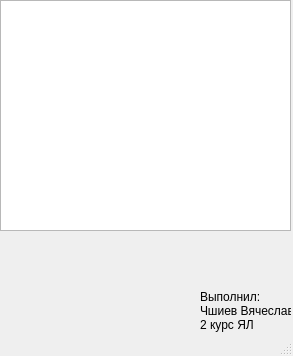
<?xml version="1.0" encoding="UTF-8"?>
<ui version="4.0">
 <class>MainWindow</class>
 <widget class="QMainWindow" name="MainWindow">
  <property name="geometry">
   <rect>
    <x>0</x>
    <y>0</y>
    <width>293</width>
    <height>356</height>
   </rect>
  </property>
  <property name="windowTitle">
   <string>MainWindow</string>
  </property>
  <widget class="QWidget" name="centralwidget">
   <widget class="QTextBrowser" name="tb1">
    <property name="geometry">
     <rect>
      <x>0</x>
      <y>0</y>
      <width>291</width>
      <height>231</height>
     </rect>
    </property>
   </widget>
   <widget class="QLabel" name="label">
    <property name="geometry">
     <rect>
      <x>200</x>
      <y>280</y>
      <width>91</width>
      <height>61</height>
     </rect>
    </property>
    <property name="text">
     <string>Выполнил:
Чшиев Вячеслав
2 курс ЯЛ</string>
    </property>
   </widget>
  </widget>
  <widget class="QStatusBar" name="statusbar"/>
 </widget>
 <resources/>
 <connections/>
</ui>
